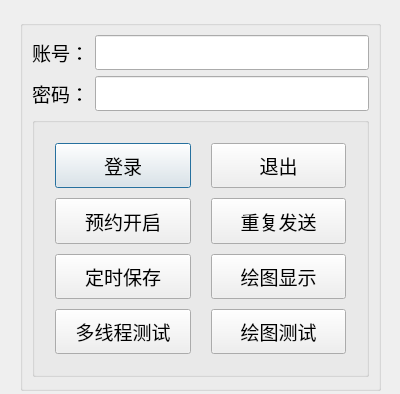
<?xml version="1.0" encoding="UTF-8"?>
<ui version="4.0">
 <class>Dialog1</class>
 <widget class="QDialog" name="Dialog1">
  <property name="windowModality">
   <enum>Qt::NonModal</enum>
  </property>
  <property name="geometry">
   <rect>
    <x>0</x>
    <y>0</y>
    <width>400</width>
    <height>394</height>
   </rect>
  </property>
  <property name="sizePolicy">
   <sizepolicy hsizetype="Preferred" vsizetype="Maximum">
    <horstretch>0</horstretch>
    <verstretch>0</verstretch>
   </sizepolicy>
  </property>
  <property name="minimumSize">
   <size>
    <width>0</width>
    <height>0</height>
   </size>
  </property>
  <property name="maximumSize">
   <size>
    <width>400</width>
    <height>600</height>
   </size>
  </property>
  <property name="font">
   <font>
    <family>微软雅黑</family>
    <pointsize>14</pointsize>
   </font>
  </property>
  <property name="windowTitle">
   <string>登录界面</string>
  </property>
  <widget class="QGroupBox" name="group2">
   <property name="geometry">
    <rect>
     <x>20</x>
     <y>20</y>
     <width>361</width>
     <height>371</height>
    </rect>
   </property>
   <property name="sizePolicy">
    <sizepolicy hsizetype="Minimum" vsizetype="Minimum">
     <horstretch>0</horstretch>
     <verstretch>0</verstretch>
    </sizepolicy>
   </property>
   <layout class="QGridLayout" name="gridLayout">
    <property name="sizeConstraint">
     <enum>QLayout::SetNoConstraint</enum>
    </property>
    <item row="2" column="0" colspan="2">
     <widget class="QGroupBox" name="group1">
      <property name="sizePolicy">
       <sizepolicy hsizetype="Preferred" vsizetype="Expanding">
        <horstretch>0</horstretch>
        <verstretch>0</verstretch>
       </sizepolicy>
      </property>
      <property name="maximumSize">
       <size>
        <width>16777215</width>
        <height>260</height>
       </size>
      </property>
      <layout class="QGridLayout" name="gridLayout_2">
       <property name="leftMargin">
        <number>20</number>
       </property>
       <property name="topMargin">
        <number>20</number>
       </property>
       <property name="rightMargin">
        <number>20</number>
       </property>
       <property name="bottomMargin">
        <number>20</number>
       </property>
       <property name="horizontalSpacing">
        <number>20</number>
       </property>
       <property name="verticalSpacing">
        <number>10</number>
       </property>
       <item row="0" column="2">
        <widget class="QPushButton" name="pushButton">
         <property name="sizePolicy">
          <sizepolicy hsizetype="Minimum" vsizetype="Preferred">
           <horstretch>0</horstretch>
           <verstretch>10</verstretch>
          </sizepolicy>
         </property>
         <property name="text">
          <string>退出</string>
         </property>
         <property name="autoDefault">
          <bool>false</bool>
         </property>
        </widget>
       </item>
       <item row="2" column="0">
        <widget class="QPushButton" name="ontime1Button">
         <property name="sizePolicy">
          <sizepolicy hsizetype="Minimum" vsizetype="Preferred">
           <horstretch>0</horstretch>
           <verstretch>10</verstretch>
          </sizepolicy>
         </property>
         <property name="text">
          <string>定时保存</string>
         </property>
         <property name="autoDefault">
          <bool>false</bool>
         </property>
        </widget>
       </item>
       <item row="0" column="0">
        <widget class="QPushButton" name="okButton">
         <property name="sizePolicy">
          <sizepolicy hsizetype="Minimum" vsizetype="Preferred">
           <horstretch>0</horstretch>
           <verstretch>10</verstretch>
          </sizepolicy>
         </property>
         <property name="text">
          <string>登录</string>
         </property>
         <property name="autoDefault">
          <bool>true</bool>
         </property>
        </widget>
       </item>
       <item row="1" column="2">
        <widget class="QPushButton" name="repeatButton">
         <property name="sizePolicy">
          <sizepolicy hsizetype="Minimum" vsizetype="Preferred">
           <horstretch>0</horstretch>
           <verstretch>10</verstretch>
          </sizepolicy>
         </property>
         <property name="text">
          <string>重复发送</string>
         </property>
         <property name="autoDefault">
          <bool>false</bool>
         </property>
        </widget>
       </item>
       <item row="2" column="2">
        <widget class="QPushButton" name="chartButton">
         <property name="sizePolicy">
          <sizepolicy hsizetype="Minimum" vsizetype="Preferred">
           <horstretch>0</horstretch>
           <verstretch>10</verstretch>
          </sizepolicy>
         </property>
         <property name="text">
          <string>绘图显示</string>
         </property>
         <property name="autoDefault">
          <bool>false</bool>
         </property>
        </widget>
       </item>
       <item row="1" column="0">
        <widget class="QPushButton" name="advanceButton">
         <property name="sizePolicy">
          <sizepolicy hsizetype="Minimum" vsizetype="Preferred">
           <horstretch>0</horstretch>
           <verstretch>10</verstretch>
          </sizepolicy>
         </property>
         <property name="text">
          <string>预约开启</string>
         </property>
         <property name="autoDefault">
          <bool>false</bool>
         </property>
        </widget>
       </item>
       <item row="3" column="0">
        <widget class="QPushButton" name="Button_thread1">
         <property name="sizePolicy">
          <sizepolicy hsizetype="Minimum" vsizetype="Expanding">
           <horstretch>0</horstretch>
           <verstretch>10</verstretch>
          </sizepolicy>
         </property>
         <property name="text">
          <string>多线程测试</string>
         </property>
         <property name="autoDefault">
          <bool>false</bool>
         </property>
        </widget>
       </item>
       <item row="3" column="2">
        <widget class="QPushButton" name="Button_fig">
         <property name="sizePolicy">
          <sizepolicy hsizetype="Minimum" vsizetype="Expanding">
           <horstretch>0</horstretch>
           <verstretch>0</verstretch>
          </sizepolicy>
         </property>
         <property name="text">
          <string>绘图测试</string>
         </property>
        </widget>
       </item>
      </layout>
     </widget>
    </item>
    <item row="1" column="0">
     <widget class="QLabel" name="label_2">
      <property name="text">
       <string>密码：</string>
      </property>
     </widget>
    </item>
    <item row="0" column="0">
     <widget class="QLabel" name="label">
      <property name="text">
       <string>账号：</string>
      </property>
     </widget>
    </item>
    <item row="1" column="1">
     <widget class="QLineEdit" name="password">
      <property name="inputMethodHints">
       <set>Qt::ImhHiddenText|Qt::ImhNoAutoUppercase|Qt::ImhNoPredictiveText|Qt::ImhSensitiveData</set>
      </property>
      <property name="inputMask">
       <string/>
      </property>
      <property name="echoMode">
       <enum>QLineEdit::Password</enum>
      </property>
     </widget>
    </item>
    <item row="0" column="1">
     <widget class="QLineEdit" name="name1"/>
    </item>
   </layout>
  </widget>
 </widget>
 <resources/>
 <connections/>
</ui>
